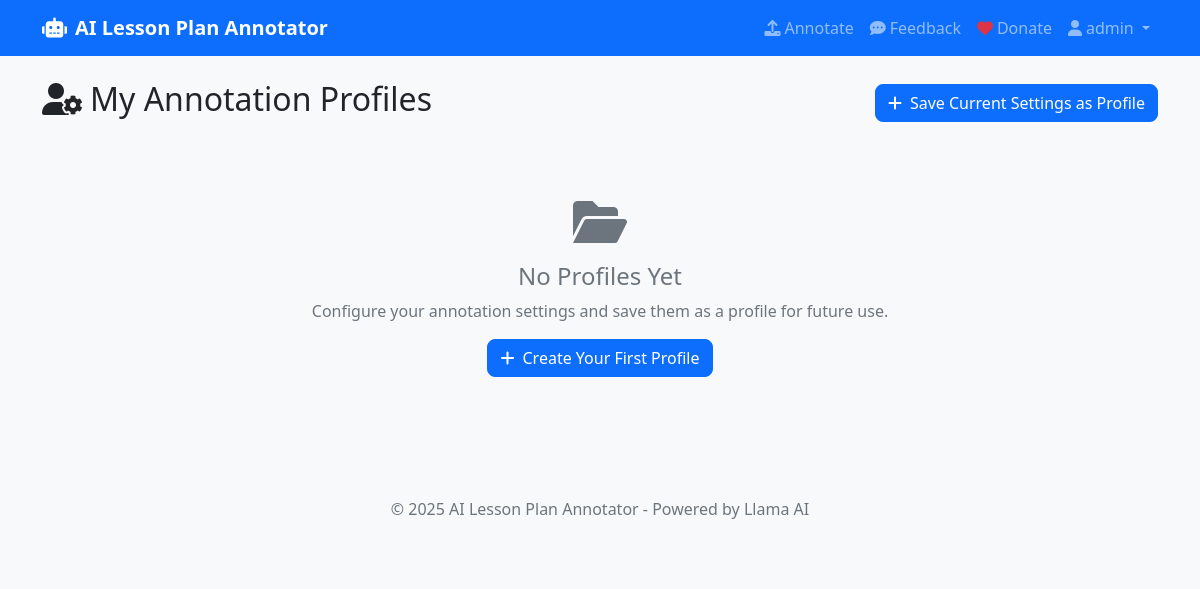
The app's page /profiles (signed in), older data.
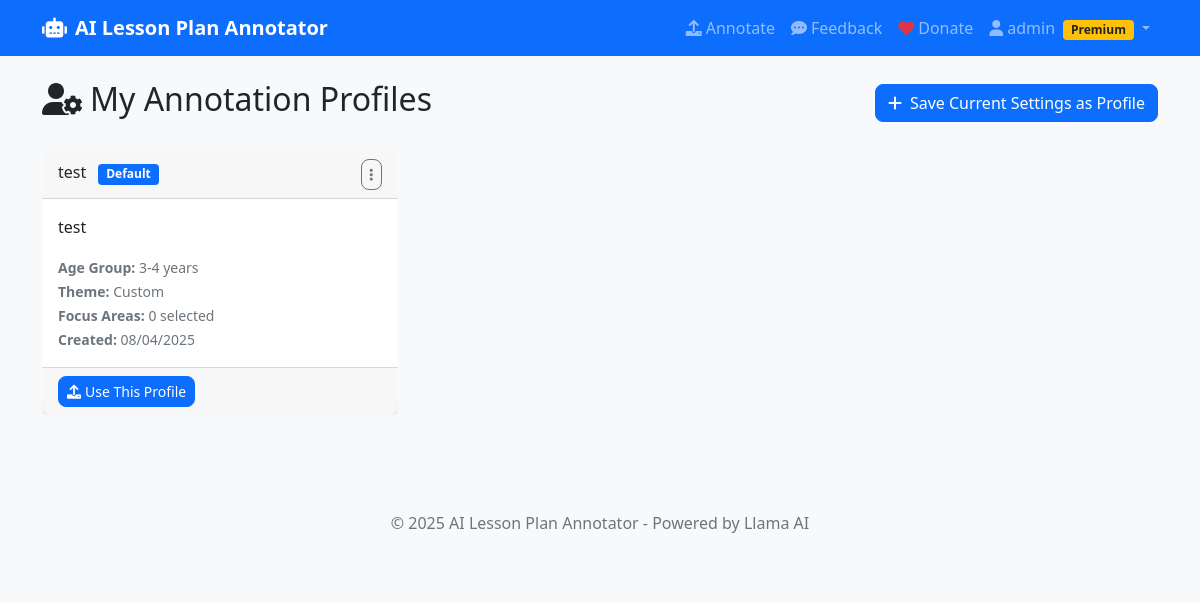
The same page, newer data.
### models.py (models this page shows, shortened)
class AnnotationProfile(db.Model):
    id = db.Column(db.Integer, primary_key=True)
    user_id = db.Column(db.Integer, db.ForeignKey('user.id'), nullable=False)
    name = db.Column(db.String(100), nullable=False)
    description = db.Column(db.Text)
    focus_areas = db.Column(db.JSON)
    pedagogical_approach = db.Column(db.String(50))
    engagement_level = db.Column(db.String(20))
    assessment_type = db.Column(db.String(30))
    differentiation = db.Column(db.String(50))
    language_focus = db.Column(db.String(30))
    age_group = db.Column(db.String(30))
    annotation_theme = db.Column(db.String(30))
    custom_category_definitions = db.Column(db.JSON)
    custom_guidelines = db.Column(db.Text)
    created_at = db.Column(db.DateTime, default=datetime.utcnow)
    updated_at = db.Column(db.DateTime, default=datetime.utcnow, onupdate=datetime.utcnow)
    is_default = db.Column(db.Boolean, default=False)

### app.py (the view)
@app.route('/profiles')
@login_required
def profiles():
    user_profiles = AnnotationProfile.query.filter_by(user_id=current_user.id).order_by(
        AnnotationProfile.is_default.desc(),
        AnnotationProfile.name
    ).all()
    return render_template('profiles.html', profiles=user_profiles)

### app.py (called while the page is built)
@login_manager.user_loader
def load_user(user_id):
    return User.query.get(int(user_id))

### models.py (called while the page is built)
    def is_premium(self):
        return self.subscription_status == 'active'

    def is_alpha_tester(self):
        return (self.subscription_id and
                ('alpha_access' in self.subscription_id or 'beta_access' in self.subscription_id))

### templates/profiles.html (shortened to what this page needs)
{% extends "base.html" %}
{% block content %}
<div class="row">
    <div class="col-12">
        <div class="d-flex justify-content-between align-items-center mb-4">
            <h2><i class="fas fa-user-cog me-2"></i>My Annotation Profiles</h2>
            <button class="btn btn-primary" data-bs-toggle="modal" data-bs-target="#saveProfileModal">
                <i class="fas fa-plus me-2"></i>Save Current Settings as Profile
            </button>
        </div>
        {% if profiles %}
        <div class="row">
            {% for profile in profiles %}
            <div class="col-md-6 col-lg-4 mb-4">
                <div class="card h-100 {% if profile.is_default %}border-primary{% endif %}">
                    <div class="card-header d-flex justify-content-between align-items-center">
                        <h6 class="mb-0">
                            {{ profile.name }}
                            {% if profile.is_default %}
                            <span class="badge bg-primary ms-2">Default</span>
                            {% endif %}
                        </h6>
                        <div class="dropdown">
                            <button class="btn btn-sm btn-outline-secondary" type="button" data-bs-toggle="dropdown">
                                <i class="fas fa-ellipsis-v"></i>
                            </button>
                        </div>
                    </div>
                    <div class="card-body">
                        {% if profile.description %}
                        <p class="card-text">{{ profile.description }}</p>
                        {% endif %}
                        <small class="text-muted">
                            <strong>Age Group:</strong> {{ profile.age_group }}<br>
                            <strong>Theme:</strong> {{ profile.annotation_theme|title }}<br>
                            <strong>Focus Areas:</strong> {{ profile.focus_areas|length if profile.focus_areas else 0 }} selected<br>
                            <strong>Created:</strong> {{ profile.created_at.strftime('%m/%d/%Y') }}
                        </small>
                    </div>
                    <div class="card-footer">
                        <a href="{{ url_for('load_profile', profile_id=profile.id) }}" class="btn btn-primary btn-sm">
                            <i class="fas fa-upload me-1"></i>Use This Profile
                        </a>
                    </div>
                </div>
            </div>
            {% endfor %}
        </div>
        {% else %}
        <div class="text-center py-5">
            <i class="fas fa-folder-open fa-3x text-muted mb-3"></i>
            <h4 class="text-muted">No Profiles Yet</h4>
            <p class="text-muted">Configure your annotation settings and save them as a profile for future use.</p>
            <a href="{{ url_for('index') }}" class="btn btn-primary">
                <i class="fas fa-plus me-2"></i>Create Your First Profile
            </a>
        </div>
        {% endif %}
    </div>
</div>
{% endblock %}

### templates/base.html (shortened to what this page needs)
<!DOCTYPE html>
<html lang="en">
<head>
    <link href="https://cdn.jsdelivr.net/npm/bootstrap@5.1.3/dist/css/bootstrap.min.css" rel="stylesheet">
    <link href="https://cdnjs.cloudflare.com/ajax/libs/font-awesome/6.0.0/css/all.min.css" rel="stylesheet">
    <link href="{{ url_for('static', filename='css/style.css') }}" rel="stylesheet">
</head>
<body>
    <nav class="navbar navbar-expand-lg navbar-dark bg-primary">
        <div class="container">
            <a class="navbar-brand" href="{{ url_for('index') }}">
                <i class="fas fa-robot me-2"></i>AI Lesson Plan Annotator
            </a>
            <div class="collapse navbar-collapse" id="navbarNav">
                <ul class="navbar-nav ms-auto">
                    {% if current_user.is_authenticated %}
                    <li class="nav-item">
                        <a class="nav-link" href="{{ url_for('index') }}">
                            <i class="fas fa-upload me-1"></i>Annotate
                        </a>
                    </li>
                    <li class="nav-item">
                        <a class="nav-link" href="{{ url_for('feedback') }}">
                            <i class="fas fa-comment-dots me-1"></i>Feedback
                        </a>
                    </li>
                    {% endif %}
                    <li class="nav-item">
                        <a class="nav-link" href="{{ url_for('donate') }}">
                            <i class="fas fa-heart me-1 text-danger"></i>Donate
                        </a>
                    </li>
                    {% if current_user.is_authenticated %}
                    <li class="nav-item dropdown">
                        <a class="nav-link dropdown-toggle" href="#" id="navbarDropdown" role="button" data-bs-toggle="dropdown">
                            <i class="fas fa-user me-1"></i>{{ current_user.username }}
                            {% if current_user.is_alpha_tester() %}
                            <span class="badge bg-success text-white ms-1">{{ current_user.get_access_type() }}</span>
                            {% elif current_user.is_premium() %}
                            <span class="badge bg-warning text-dark ms-1">Premium</span>
                            {% endif %}
                        </a>
                    </li>
                    {% endif %}
                </ul>
            </div>
        </div>
    </nav>
    <main class="container mt-4">
        {% block content %}{% endblock %}
    </main>
    <footer class="bg-light mt-5 py-4">
        <div class="container text-center">
            <p class="text-muted">&copy; 2025 AI Lesson Plan Annotator - Powered by Llama AI</p>
        </div>
    </footer>
</body>
</html>

Row changes from the older to the newer data that the page shows:
added AnnotationProfile: name "test", is_default "Default", description "test", age_group "3-4 years", annotation_theme "Custom", focus_areas|length "0", created_at "08/04/2025"
Text that changed along with them:
text no longer shown: "No Profiles Yet Configure your annotation settings and save them as a profile for future use. Create Your First Profile"
text now shown: "Premium"
